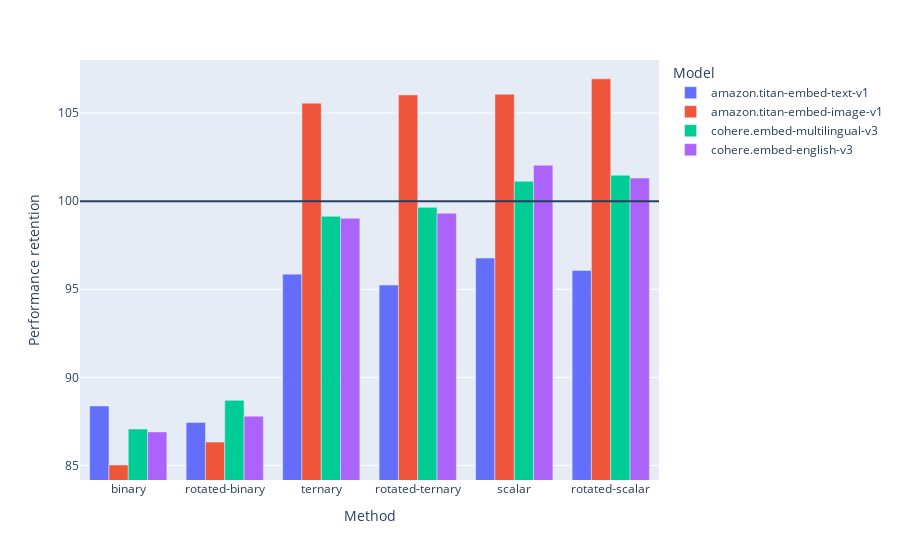

The cell this chart's notebook holds for it:
### Code cell
import plotly.express as px

fig = px.bar(final_banking_df.query("type!='classic'"), x = "type", y = "performance_retention", color = "model_id", barmode="group", 
       range_y=[final_banking_df['performance_retention'].min()*0.99,final_banking_df['performance_retention'].max()*1.01],
       category_orders={"type":["binary", "rotated-binary", "ternary","rotated-ternary",  "scalar","rotated-scalar" ]}, 
       labels = {"performance_retention":"Performance retention", "type":"Method", "model_id":"Model"})

fig.add_hline(y=100)

fig.show()

### Figure 1 — Plotly figure (JSON) as saved in the notebook; plotly's stock layout.template omitted (floating-point values rounded to 4 significant figures)
{"data": [{"alignmentgroup": "True", "hovertemplate": "Model=amazon.titan-embed-text-v1<br>Method=%{x}<br>Performance retention=%{y}<extra></extra>", "legendgroup": "amazon.titan-embed-text-v1", "marker": {"color": "#636efa", "pattern": {"shape": ""}}, "name": "amazon.titan-embed-text-v1", "offsetgroup": "amazon.titan-embed-text-v1", "orientation": "v", "showlegend": true, "textposition": "auto", "type": "bar", "x": ["binary", "scalar", "ternary", "rotated-ternary", "rotated-binary", "rotated-scalar"], "xaxis": "x", "y": [88.38, 96.77, 95.86, 95.24, 87.44, 96.07], "yaxis": "y"}, {"alignmentgroup": "True", "hovertemplate": "Model=amazon.titan-embed-image-v1<br>Method=%{x}<br>Performance retention=%{y}<extra></extra>", "legendgroup": "amazon.titan-embed-image-v1", "marker": {"color": "#EF553B", "pattern": {"shape": ""}}, "name": "amazon.titan-embed-image-v1", "offsetgroup": "amazon.titan-embed-image-v1", "orientation": "v", "showlegend": true, "textposition": "auto", "type": "bar", "x": ["binary", "scalar", "ternary", "rotated-ternary", "rotated-binary", "rotated-scalar"], "xaxis": "x", "y": [85.03, 106.1, 105.6, 106.0, 86.33, 106.9], "yaxis": "y"}, {"alignmentgroup": "True", "hovertemplate": "Model=cohere.embed-multilingual-v3<br>Method=%{x}<br>Performance retention=%{y}<extra></extra>", "legendgroup": "cohere.embed-multilingual-v3", "marker": {"color": "#00cc96", "pattern": {"shape": ""}}, "name": "cohere.embed-multilingual-v3", "offsetgroup": "cohere.embed-multilingual-v3", "orientation": "v", "showlegend": true, "textposition": "auto", "type": "bar", "x": ["scalar", "binary", "ternary", "rotated-ternary", "rotated-scalar", "rotated-binary"], "xaxis": "x", "y": [101.1, 87.07, 99.14, 99.65, 101.5, 88.7], "yaxis": "y"}, {"alignmentgroup": "True", "hovertemplate": "Model=cohere.embed-english-v3<br>Method=%{x}<br>Performance retention=%{y}<extra></extra>", "legendgroup": "cohere.embed-english-v3", "marker": {"color": "#ab63fa", "pattern": {"shape": ""}}, "name": "cohere.embed-english-v3", "offsetgroup": "cohere.embed-english-v3", "orientation": "v", "showlegend": true, "textposition": "auto", "type": "bar", "x": ["scalar", "binary", "ternary", "rotated-ternary", "rotated-scalar", "rotated-binary"], "xaxis": "x", "y": [102.0, 86.91, 99.03, 99.31, 101.3, 87.8], "yaxis": "y"}], "layout": {"barmode": "group", "legend": {"title": {"text": "Model"}, "tracegroupgap": 0}, "margin": {"t": 60}, "shapes": [{"type": "line", "x0": 0, "x1": 1, "xref": "x domain", "y0": 100, "y1": 100, "yref": "y"}], "xaxis": {"anchor": "y", "categoryarray": ["binary", "rotated-binary", "ternary", "rotated-ternary", "scalar", "rotated-scalar"], "categoryorder": "array", "domain": [0, 1], "title": {"text": "Method"}}, "yaxis": {"anchor": "x", "domain": [0, 1], "range": [84.18, 108.0], "title": {"text": "Performance retention"}}}}
